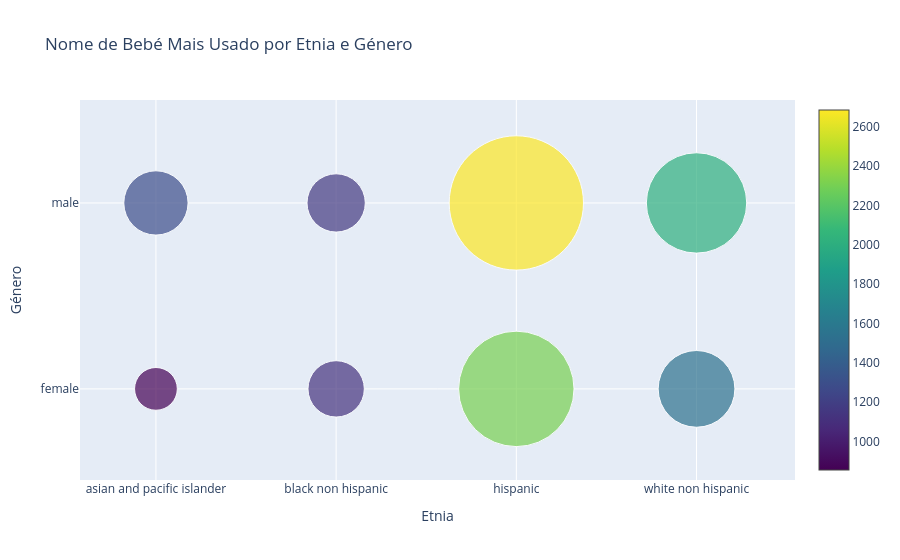

The code cell stored with this chart in its notebook:
### Markdown cell above
## Visualization model #4

Bubble Chart

### Code cell
fig = go.Figure()

fig.add_trace(go.Scatter(
    x=df_top_names['ethcty'],
    y=df_top_names['gndr'],
    mode='markers',
    text=df_top_names['nm'],
    marker=dict(
        size=df_top_names['cnt'] / 20,
        color=df_top_names['cnt'],
        colorscale='Viridis',
        showscale=True
    )
  )
)

fig.update_layout(
    title='Nome de Bebé Mais Usado por Etnia e Género',
    xaxis_title='Etnia',
    yaxis_title='Género',
    hovermode='closest'
)

fig.show()

### Figure 1 — Plotly figure (JSON) as saved in the notebook; plotly's stock layout.template omitted (floating-point values rounded to 4 significant figures)
{"data": [{"marker": {"color": [855, 1286, 1127, 1166, 2308, 2686, 1535, 2007], "colorscale": [[0, "#440154"], [0.1111, "#482878"], [0.2222, "#3e4989"], [0.3333, "#31688e"], [0.4444, "#26828e"], [0.5556, "#1f9e89"], [0.6667, "#35b779"], [0.7778, "#6ece58"], [0.8889, "#b5de2b"], [1, "#fde725"]], "showscale": true, "size": [42.75, 64.3, 56.35, 58.3, 115.4, 134.3, 76.75, 100.3]}, "mode": "markers", "text": ["sophia", "jayden", "madison", "jayden", "isabella", "jayden", "esther", "joseph"], "type": "scatter", "x": ["asian and pacific islander", "asian and pacific islander", "black non hispanic", "black non hispanic", "hispanic", "hispanic", "white non hispanic", "white non hispanic"], "y": ["female", "male", "female", "male", "female", "male", "female", "male"]}], "layout": {"hovermode": "closest", "title": {"text": "Nome de Bebé Mais Usado por Etnia e Género"}, "xaxis": {"title": {"text": "Etnia"}}, "yaxis": {"title": {"text": "Género"}}}}
